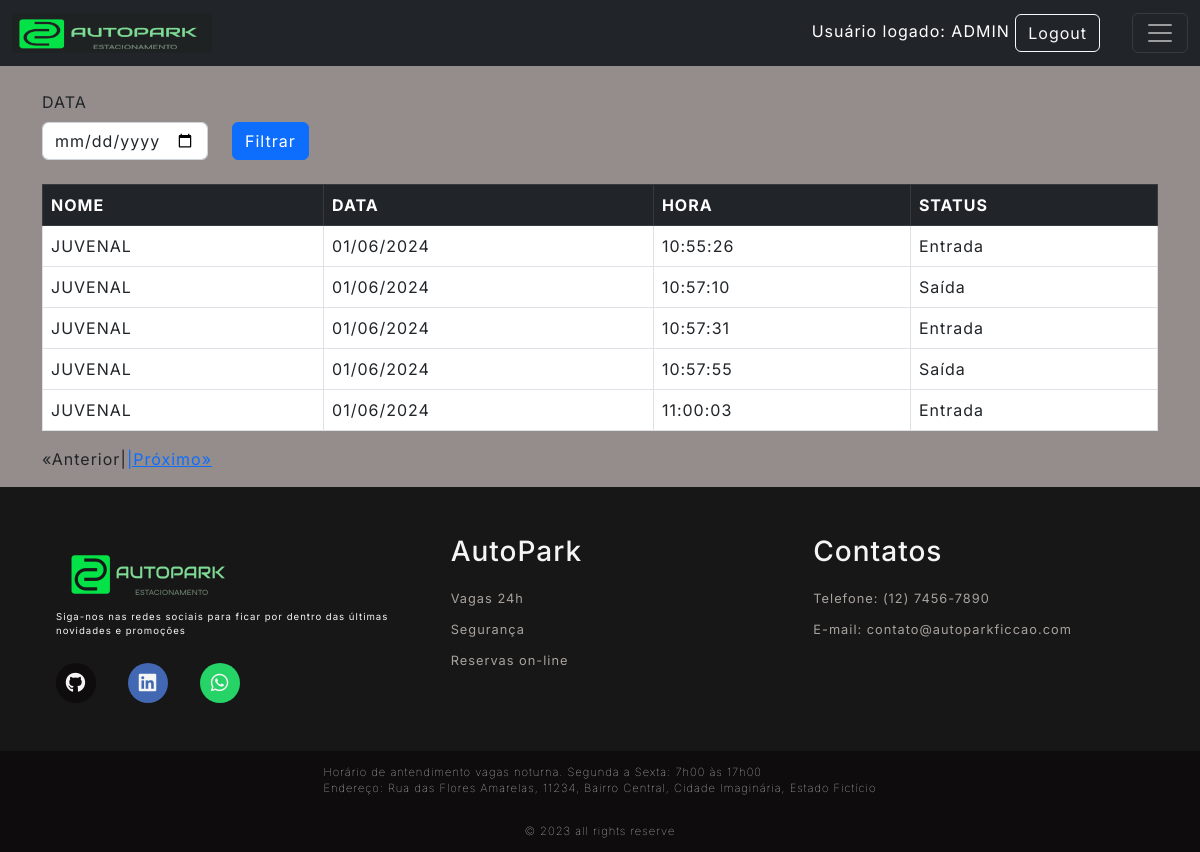
Page /traffic/list (signed in) on the committed database.
### Src/Model/BancoDados.py (models this page shows, shortened)
class Usuarios(UserMixin,db.Model):
  __tablename__= "Usuarios"
  id = db.Column(db.Integer, primary_key=True, autoincrement=True)
  cpf = db.Column(db.Integer, unique=True)
  codUser = db.Column(db.Integer, unique=True)
  nome = db.Column(db.String(150))
  endereco = db.Column(db.String(150))
  contato = db.Column(db.String(150))
  email = db.Column(db.String(150))
  senha = db.Column(db.String(150))
  status = db.Column(db.String(3))

class Registro(db.Model):
  __tablename__= "registro"
  idRegistro = db.Column(db.Integer, primary_key=True, autoincrement=True)
  id = db.Column(db.Integer,db.ForeignKey('Usuarios.id'))
  rfid = db.Column(db.String(8))
  dt = db.Column(db.String(15))
  hr = db.Column(db.String(15))
  statusReg = db.Column(db.String(150))

### Src/View/Traffic.py (the view)
@Traffic.route('/list', defaults={'page': 1}, methods=['GET','POST'])
@Traffic.route('/list/<int:page>', methods=['GET','POST'])
@login_required
def list(page):
  _data=request.values.get('filtroData')
  return render_template('lista.html', listData=RFID.List(page,_data),_data=_data)

### Src/Controller/RFID.py (called while the page is built, shortened)
    def List(page, _data, per_page=5):
        sao_paulo = timezone("America/Sao_Paulo")
        now = datetime.now(sao_paulo)
        data = now.strftime("%d/%m/%Y")
        if _data == "None" or _data is None or len(_data) < 1:
            query = (
                Registro.query.join(Usuarios, Registro.id == Usuarios.id)
                .add_columns(Usuarios.nome, Registro.dt, Registro.hr, Registro.statusReg)
                .filter(Registro.dt == data)
                .paginate(page=page, per_page=per_page)
            )
        queryCount = Registro.query.count()
        return {
            "registros": query,
            "page": page,
            "per_page": per_page,
            "count": queryCount,
        }

### Src/View/Login.py (called while the page is built)
@login_manager.user_loader
def load_user(employee_id):
  usuario = Usuarios.query.filter_by(id=employee_id).first()
  return usuario

### Templates/lista.html (shortened to what this page needs)
{% extends 'base.html' %}
{% block conteudo %}
<br>
<div class="row">
  <label class="form-label" for="form3Example4">DATA</label>
  <fieldset class="form-group col-md-2">
    <form action="{{url_for('router.traffic.list')}}" method="GET">
      <input id="dataAtual" type="date" class="form-control" name="filtroData" value="{{_data}}">
  </fieldset>
  <fieldset class="form-group col-md-4">
    <button type="submit" class="btn btn-primary">Filtrar</button>
  </fieldset>
</div>
<br>
<div class="bg-white ">
  <table class="table table-bordered table-hover">
    <thead class="table-dark">
      <tr>
        <th scope="col">NOME</th>
        <th scope="col">DATA</th>
        <th scope="col">HORA</th>
        <th scope="col">STATUS</th>
      </tr>
    </thead>
    <tbody>
      {% for registro in listData['registros'].items %}
      <tr>
        <td>{{registro.nome}}</td>
        <td>{{registro.dt}}</td>
        <td>{{registro.hr}}</td>
        <td>{{registro.statusReg}}</td>
      </tr>
      {% endfor %}
    </tbody>
  </table>
</div>
<div style="display: flex;">
  {% if listData['registros'].has_prev %}
  <a href="{{listData['registros'].prev_num}}?filtroData={{_data}}"> «Anterior| </a>
  {% else %}
  <p> «Anterior| </p>
  {% endif %}
  {% if listData['registros'].has_next %}
  {% if listData['page'] == 1 %}
  <a href="list/{{listData['registros'].next_num}}?filtroData={{_data}}"> |Próximo»</a>
  {% else %}
  <a href="{{listData['registros'].next_num}}?filtroData={{_data}}"> |Próximo»</a>
  {% endif %}
  {% else %}
  <p> |Próximo»</p>
  {% endif %}
</div>
{% endblock conteudo %}

### Templates/base.html (shortened to what this page needs)
<!DOCTYPE html>
<html lang="pt-br">
    <head>
        <link rel="stylesheet"
            href="https://cdn.jsdelivr.net/npm/bootstrap@5.2.3/dist/css/bootstrap.min.css"
>
        <link rel="stylesheet"
            href="https://cdnjs.cloudflare.com/ajax/libs/font-awesome/6.4.2/css/all.min.css"
 />
        <link rel="stylesheet"
            href="{{url_for('static', filename='style.css')}}">
    </head>
    <body>
        <header>
            {% include 'top.html' %}
        </header>
        <main class="main-auto">
            <div class="container">
                {% block conteudo %}
                {% endblock conteudo %}
            </div>
        </main>
        <footer>
            {% include 'footer.html' %}
        </footer>
    </body>
</html>

### Templates/top.html (shortened to what this page needs)
<div id="containers">
    <nav class="navbar navbar-dark bg-dark">
        <div class="container-fluid">
            <a class="navbar-brand" href="{{url_for('router.home.index')}}">
                <img src="{{url_for('static', filename='Images/LogoNavi.png')}}" alt="Logo" class="logo">
            </a>
            <div class="ms-auto">
                {% if not current_user.nome %}
                <div class="text-end login-button">
                    <a type="button" class="btn btn-outline-light me-2"
                        href="{{url_for('router.login.login')}}">Login</a>
                </div>
                {% else %}
                <div class="text-end me-4 user-info">
                    Usuário logado: {{current_user.nome}}
                    <a type="button" class="btn btn-outline-light me-2"
                        href="{{url_for('router.login.logout')}}">Logout</a>
                </div>
                {% endif %}
            </div>
            <button class="navbar-toggler" type="button" data-bs-toggle="collapse" data-bs-target="#navbarNav" aria-controls="navbarNav" aria-expanded="false" aria-label="Toggle navigation">
                <span class="navbar-toggler-icon"></span>
            </button>
        </div>
    </nav>
</div>

### Templates/footer.html (shortened to what this page needs)
  <div id="footer_content">
      <div id="footer_contacts">
          <img src="{{url_for('static', filename='Images/LogoFooter.png')}}">
          <p>Siga-nos nas redes sociais para ficar por dentro das últimas novidades e promoções</p>
          <div id="footer_social_media">
              <a href="#" class="footer-link" id="github">
                <i class="fa-brands fa-github"></i>
              </a>
              <a href="#" class="footer-link" id="linkedin">
                <i class="fa-brands fa-linkedin"></i>
              </a>
              <a href="#" class="footer-link" id="whatsapp">
                <i class="fa-brands fa-whatsapp"></i>
              </a>
          </div>
      </div>
          <ul class="footer-list">
            <li>              <h3>AutoPark</h3>            </li>
            <li> <a href="#" class="footer-link">Vagas 24h</a>      </li>
            <li>
              <a href="#" class="footer-link">Segurança</a>
            </li>
            <li>
              <a href="#" class="footer-link">Reservas on-line</a>
            </li>
          </ul>
          <ul class="footer-list">
            <li>
              <h3>Contatos</h3>
            </li>
            <li>
              <a class="footer-link">Telefone: (12) 7456-7890</a>
            </li>
            <li>
              <a href="#" class="footer-link">E-mail: contato@autoparkficcao.com</a>
            </li>
          </ul>
  </div>
  <div id="footer_endereco">
    Horário de antendimento vagas noturna. Segunda a Sexta: 7h00 às 17h00
    <br>
    Endereço: Rua das Flores Amarelas, 11234, Bairro Central, Cidade Imaginária, Estado Fictício
  </div>
  <div id="footer_copyright">
      &#169
      2023 all rights reserve
  </div>

### Public/style.css (style rules this page uses)
:root { --color-neutral-0: #0e0c0c; --color-neutral-10: #171717; --color-neutral-30: #a8a29e; --color-neutral-40: #f5f5f5; --color-neutral-50: #958c8c; }
* { font-family: 'Inter', sans-serif; margin: 0; padding: 0; box-sizing: border-box; letter-spacing: 1px; }
body { background: var(--color-neutral-50); display: flex; flex-direction: column; min-height: 100vh; }
main { flex: 1 0 auto; }
footer { bottom: 0; width: 100%; color: var(--color-neutral-40); flex-shrink: 0; }
.footer-link { text-decoration: none; }
#footer_content { background-color: var(--color-neutral-10); display: grid; grid-template-columns: repeat(3, 1fr); padding: 3rem 3.5rem; }
#footer_contacts p { font-size: 0.6rem; }
#footer_social_media { display: flex; gap: 2rem; margin-top: 1.5rem; }
#footer_social_media .footer-link { display: flex; align-items: center; justify-content: center; height: 2.5rem; width: 2.5rem; color: var(--color-neutral-40); border-radius: 50%; transition: all 0.4s; }
#footer_social_media .footer-link i { font-size: 1.25rem; }
#github { background-color: #0e0c0c; }
#linkedin { background-color: #4267b3; }
#whatsapp { background-color: #25d366; }
.footer-list { display: flex; flex-direction: column; gap: 0.75rem; list-style: none; font-size: 0.8rem; }
.footer-list .footer-link { color: var(--color-neutral-30); transition: all 0.4s; }
#footer_copyright { display: flex; justify-content: center; background-color: var(--color-neutral-0); font-size: 0.7rem; padding: 0.8rem; font-weight: 50; }
#footer_endereco { display: flex; justify-content: center; background-color: var(--color-neutral-0); font-size: 0.7rem; padding: 0.8rem; font-weight: 10; }
.logo { width: 200px; height: 40px; }
.user-info { text-align:right; color:white; width:300px; }
.user-info { text-align: right; color: white; width: 600px; white-space: nowrap; overflow: hidden; text-overflow: ellipsis; }

### rows in the picture
Usuarios: nome "ADMIN"
Registro: nome "JUVENAL", dt "01/06/2024", hr "10:55:26", statusReg "Entrada"
Registro: nome "JUVENAL", dt "01/06/2024", hr "10:57:10", statusReg "Saída"
Registro: nome "JUVENAL", dt "01/06/2024", hr "10:57:31", statusReg "Entrada"
Registro: nome "JUVENAL", dt "01/06/2024", hr "10:57:55", statusReg "Saída"
Registro: nome "JUVENAL", dt "01/06/2024", hr "11:00:03", statusReg "Entrada"
